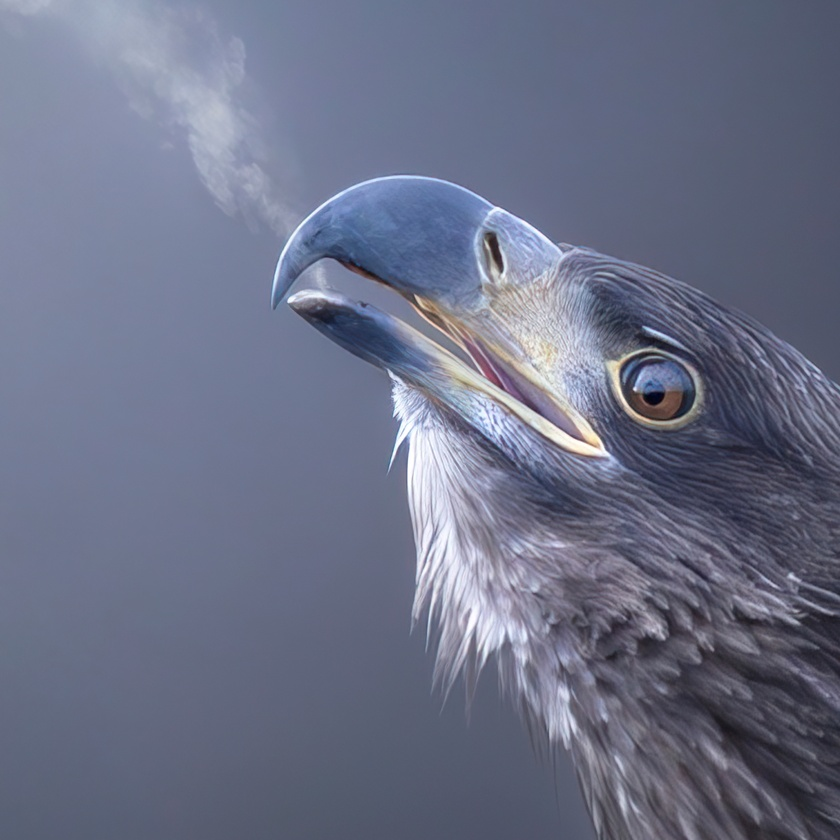
#> input picture image_to_Pencil_Sketch/eagle.jpg, 840 x 840 px, shrunk from 1500 x 1500 before the run
$ python image_to_Pencil_Sketch.py
#> lines starting #> are read from the running program, lines starting #| are printed output that depends on the picture
import cv2
#reading image
image = cv2.imread("eagle.jpg")
#> image is the input picture: shape (840, 840, 3); mean B, G, R 135.4, 112.8, 107.5
#converting BGR image to grayscale
gray_image = cv2.cvtColor(image, cv2.COLOR_BGR2GRAY)
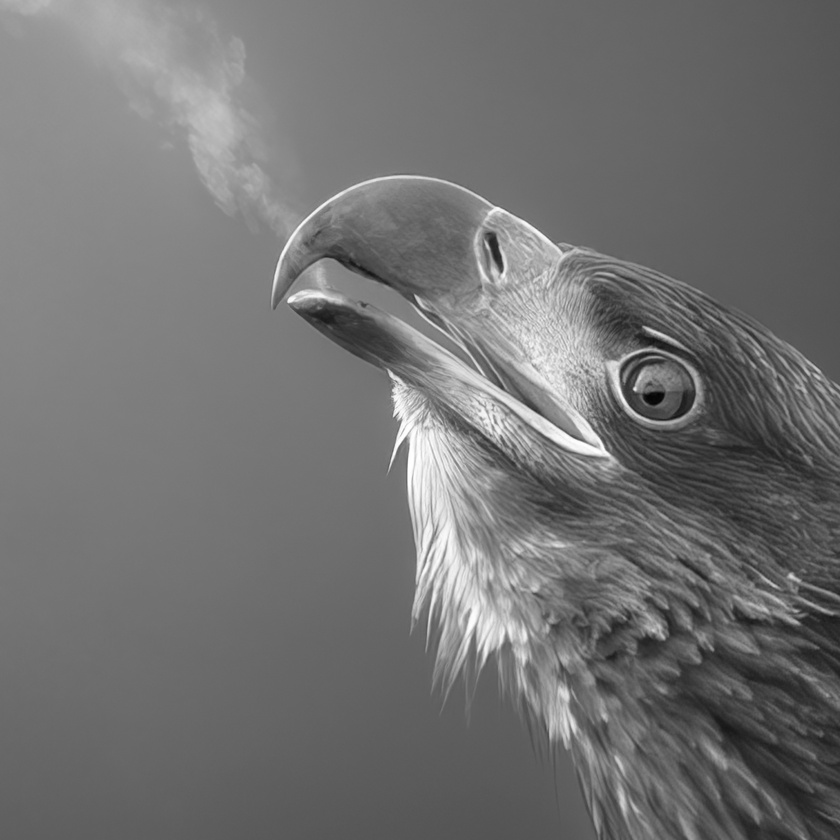
#> gray_image: shape (840, 840); min 3, max 255, mean 113.8
#image inversion
inverted_image = 255 - gray_image
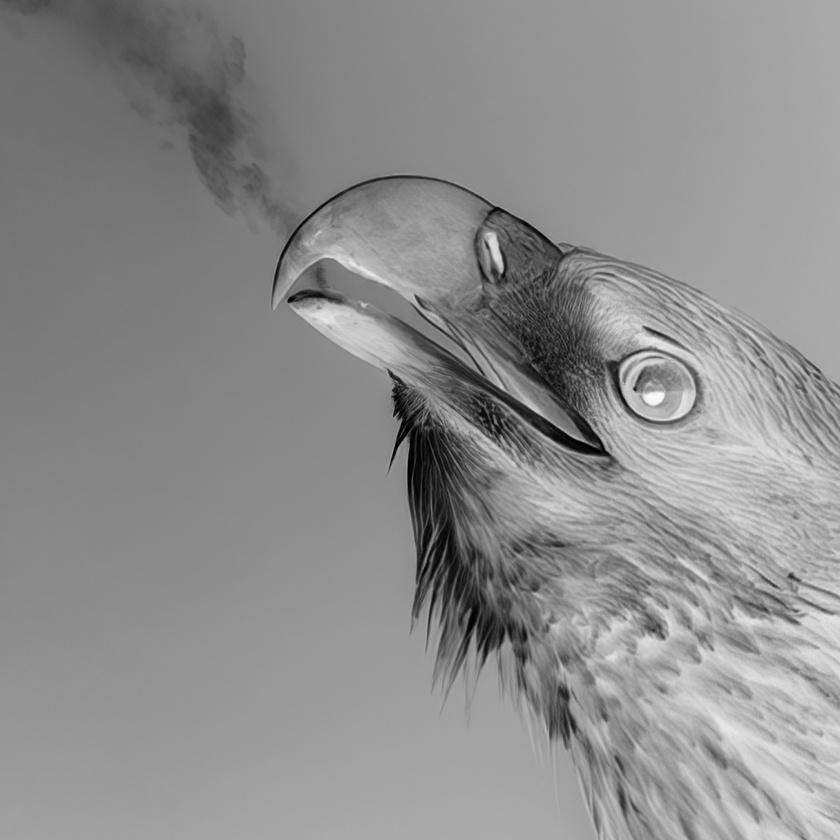
#> inverted_image: shape (840, 840); min 0, max 252, mean 141.2
blurred = cv2.GaussianBlur(inverted_image, (21, 21), 0)
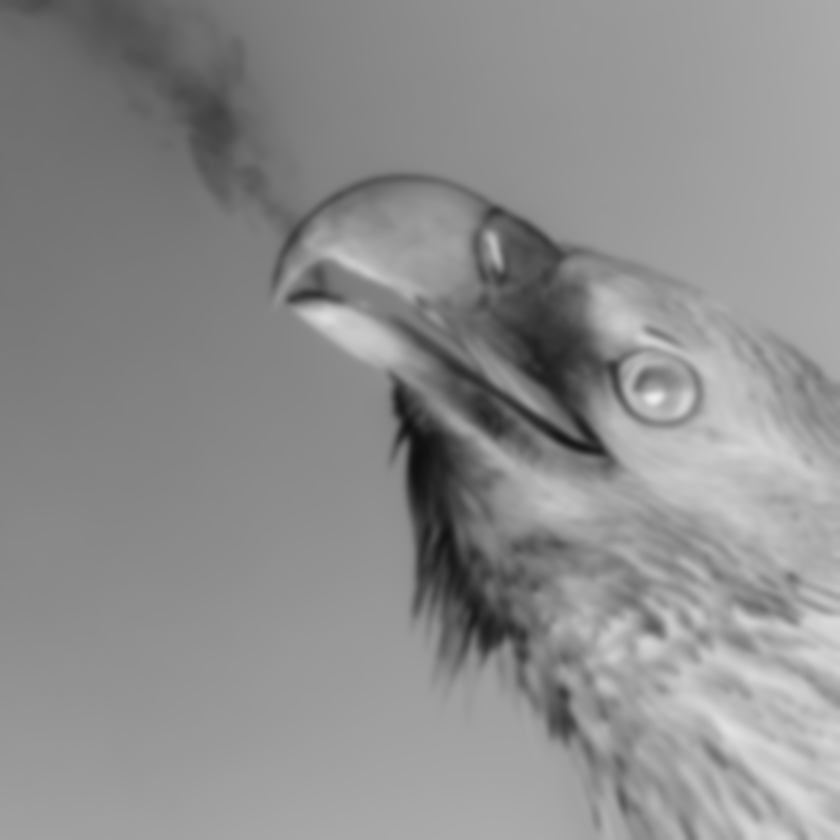
#> blurred: shape (840, 840); min 15, max 238, mean 141.2
inverted_blurred = 255 - blurred
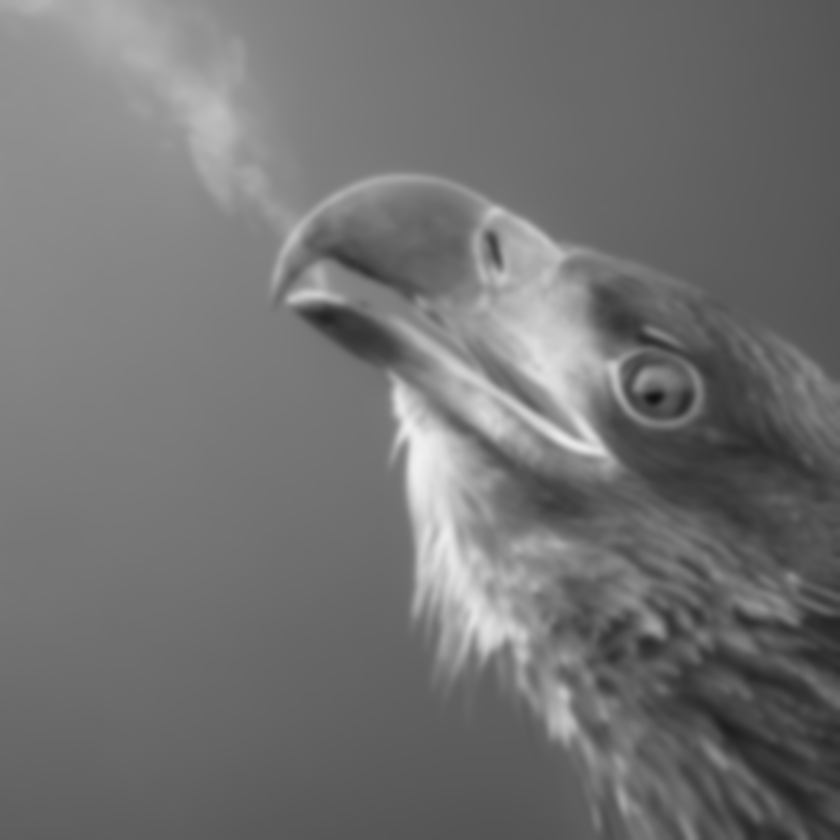
#> inverted_blurred: shape (840, 840); min 17, max 240, mean 113.8
pencil_sketch = cv2.divide(gray_image, inverted_blurred, scale=256.0)
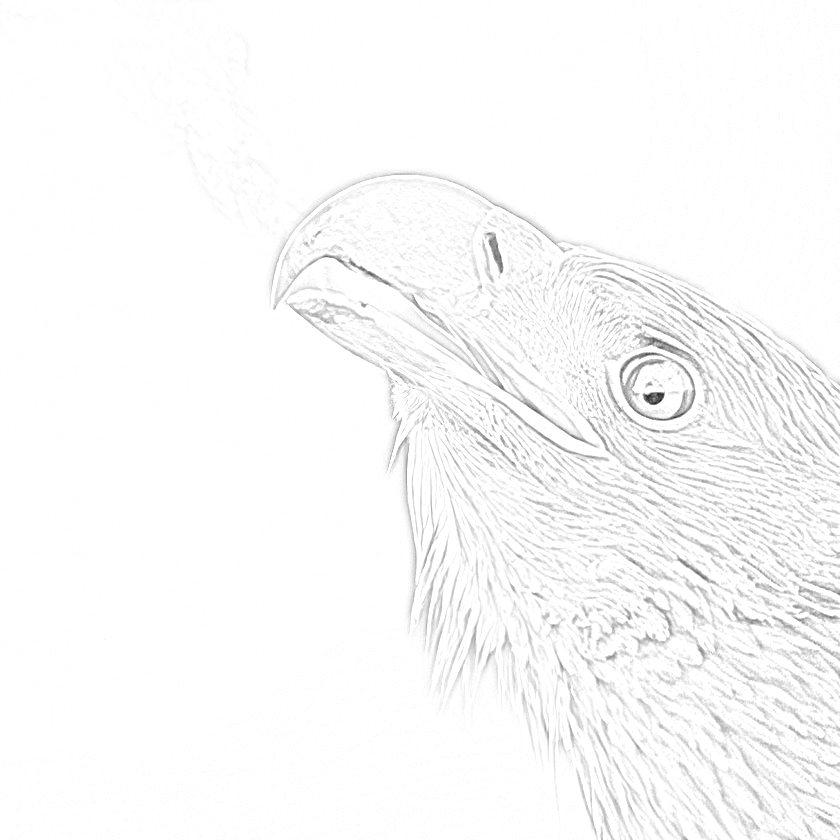
#> pencil_sketch: shape (840, 840); min 23, max 255, mean 249.9
cv2.imshow("Pencil Sketch of Dog", pencil_sketch)
cv2.imshow("Original Image", image)
cv2.waitKey(0)
